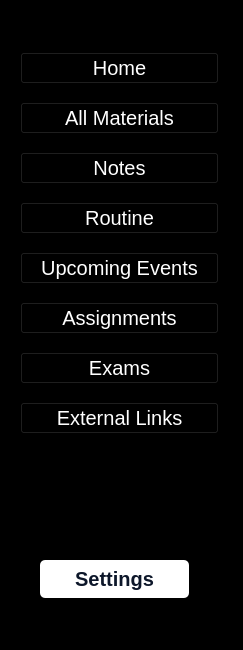
     <widget class="QWidget" name="sidepanel_widget" native="true">
      <property name="sizePolicy">
       <sizepolicy hsizetype="Fixed" vsizetype="Preferred">
        <horstretch>0</horstretch>
        <verstretch>0</verstretch>
       </sizepolicy>
      </property>
      <property name="minimumSize">
       <size>
        <width>243</width>
        <height>650</height>
       </size>
      </property>
      <property name="font">
       <font>
        <bold>false</bold>
       </font>
      </property>
      <property name="styleSheet">
       <string notr="true">background-color:black;
</string>
      </property>
      <widget class="QWidget" name="layoutWidget">
       <property name="geometry">
        <rect>
         <x>20</x>
         <y>40</y>
         <width>199</width>
         <height>411</height>
        </rect>
       </property>
       <layout class="QVBoxLayout" name="verticalLayout">
        <item>
         <widget class="QPushButton" name="home_button">
          <property name="minimumSize">
           <size>
            <width>0</width>
            <height>30</height>
           </size>
          </property>
          <property name="cursor">
           <cursorShape>PointingHandCursor</cursorShape>
          </property>
          <property name="styleSheet">
           <string notr="true">QPushButton{
	font:  20px;
	color: white;
	
}
QPushButton:hover{
	font:  17px;
	color: white;
	background-color:rgb(40, 40, 40);
}</string>
          </property>
          <property name="text">
           <string>Home</string>
          </property>
         </widget>
        </item>
        <item>
         <widget class="QPushButton" name="all_material_button">
          <property name="minimumSize">
           <size>
            <width>0</width>
            <height>30</height>
           </size>
          </property>
          <property name="cursor">
           <cursorShape>PointingHandCursor</cursorShape>
          </property>
          <property name="styleSheet">
           <string notr="true">QPushButton{
	font:  20px;
	color: white;
	
}
QPushButton:hover{
	font:  17px;
	color: white;
	background-color:rgb(40, 40, 40);
}</string>
          </property>
          <property name="text">
           <string>All Materials</string>
          </property>
         </widget>
        </item>
        <item>
         <widget class="QPushButton" name="notes_button">
          <property name="minimumSize">
           <size>
            <width>0</width>
            <height>30</height>
           </size>
          </property>
          <property name="cursor">
           <cursorShape>PointingHandCursor</cursorShape>
          </property>
          <property name="styleSheet">
           <string notr="true">QPushButton{
	font:  20px;
	color: white;
	
}
QPushButton:hover{
	font:  17px;
	color: white;
	background-color:rgb(40, 40, 40);
}</string>
          </property>
          <property name="text">
           <string>Notes</string>
          </property>
         </widget>
        </item>
        <item>
         <widget class="QPushButton" name="routine_button">
          <property name="minimumSize">
           <size>
            <width>0</width>
            <height>30</height>
           </size>
          </property>
          <property name="cursor">
           <cursorShape>PointingHandCursor</cursorShape>
          </property>
          <property name="styleSheet">
           <string notr="true">QPushButton{
	font:  20px;
	color: white;
	
}
QPushButton:hover{
	font:  17px;
	color: white;
	background-color:rgb(40, 40, 40);
}</string>
          </property>
          <property name="text">
           <string>Routine</string>
          </property>
         </widget>
        </item>
        <item>
         <widget class="QPushButton" name="up_coming_button">
          <property name="minimumSize">
           <size>
            <width>0</width>
            <height>30</height>
           </size>
          </property>
          <property name="cursor">
           <cursorShape>PointingHandCursor</cursorShape>
          </property>
          <property name="styleSheet">
           <string notr="true">QPushButton{
	font:  20px;
	color: white;
	
}
QPushButton:hover{
	font:  17px;
	color: white;
	background-color:rgb(40, 40, 40);
}</string>
          </property>
          <property name="text">
           <string>Upcoming Events</string>
          </property>
         </widget>
        </item>
        <item>
         <widget class="QPushButton" name="assignments_button">
          <property name="minimumSize">
           <size>
            <width>0</width>
            <height>30</height>
           </size>
          </property>
          <property name="cursor">
           <cursorShape>PointingHandCursor</cursorShape>
          </property>
          <property name="styleSheet">
           <string notr="true">QPushButton{
	font:  20px;
	color: white;
	
}
QPushButton:hover{
	font:  17px;
	color: white;
	background-color:rgb(40, 40, 40);
}</string>
          </property>
          <property name="text">
           <string>Assignments</string>
          </property>
         </widget>
        </item>
        <item>
         <widget class="QPushButton" name="exams_button">
          <property name="minimumSize">
           <size>
            <width>0</width>
            <height>30</height>
           </size>
          </property>
          <property name="cursor">
           <cursorShape>PointingHandCursor</cursorShape>
          </property>
          <property name="styleSheet">
           <string notr="true">QPushButton{
	font:  20px;
	color: white;
	
}
QPushButton:hover{
	font:  17px;
	color: white;
	background-color:rgb(40, 40, 40);
}</string>
          </property>
          <property name="text">
           <string>Exams</string>
          </property>
         </widget>
        </item>
        <item>
         <widget class="QPushButton" name="google_drive_button">
          <property name="minimumSize">
           <size>
            <width>0</width>
            <height>30</height>
           </size>
          </property>
          <property name="cursor">
           <cursorShape>PointingHandCursor</cursorShape>
          </property>
          <property name="styleSheet">
           <string notr="true">QPushButton{
	font:  20px;
	color: white;
	
}
QPushButton:hover{
	font:  17px;
	color: white;
	background-color:rgb(40, 40, 40);
}</string>
          </property>
          <property name="text">
           <string>External Links</string>
          </property>
         </widget>
        </item>
       </layout>
      </widget>
      <widget class="QPushButton" name="settings_button">
       <property name="geometry">
        <rect>
         <x>40</x>
         <y>560</y>
         <width>149</width>
         <height>38</height>
        </rect>
       </property>
       <property name="minimumSize">
        <size>
         <width>0</width>
         <height>0</height>
        </size>
       </property>
       <property name="styleSheet">
        <string notr="true">QPushButton {
  background-color: #fff;
  border: 0 solid #e2e8f0;
  border-radius: 5px;
  color: #0d172a;
  font-family: &quot;Basier circle&quot;,-apple-system,system-ui,&quot;Segoe UI&quot;,Roboto,&quot;Helvetica Neue&quot;,Arial,&quot;Noto Sans&quot;,sans-serif,&quot;Apple Color Emoji&quot;,&quot;Segoe UI Emoji&quot;,&quot;Segoe UI Symbol&quot;,&quot;Noto Color Emoji&quot;;
  font-size: 20px;
  font-weight: 600;
  line-height: 1;
  padding: 5px 5px;
  text-align: center;
  text-decoration:none #0d172a solid;
}

QPushButton:hover {
  background-color: #221D23;
  color: #fff;
}

</string>
       </property>
       <property name="text">
        <string>Settings</string>
       </property>
      </widget>
     </widget>
